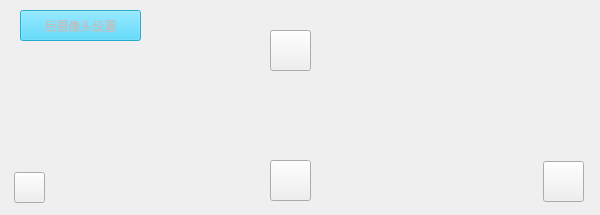
<?xml version="1.0" encoding="UTF-8"?>
<ui version="4.0">
 <class>Rear_Camera_Setting</class>
 <widget class="QDialog" name="Rear_Camera_Setting">
  <property name="geometry">
   <rect>
    <x>0</x>
    <y>0</y>
    <width>600</width>
    <height>215</height>
   </rect>
  </property>
  <property name="windowTitle">
   <string>Dialog</string>
  </property>
  <widget class="QPushButton" name="pushButton">
   <property name="enabled">
    <bool>false</bool>
   </property>
   <property name="geometry">
    <rect>
     <x>20</x>
     <y>10</y>
     <width>121</width>
     <height>31</height>
    </rect>
   </property>
   <property name="styleSheet">
    <string notr="true">background-color:rgb(47, 207, 255)</string>
   </property>
   <property name="text">
    <string>后摄像头设置</string>
   </property>
  </widget>
  <widget class="QPushButton" name="returnButton">
   <property name="geometry">
    <rect>
     <x>14</x>
     <y>172</y>
     <width>31</width>
     <height>31</height>
    </rect>
   </property>
   <property name="styleSheet">
    <string notr="true">background-image:url(:/image/image/return.png)</string>
   </property>
   <property name="text">
    <string/>
   </property>
  </widget>
  <widget class="QPushButton" name="sureButton">
   <property name="geometry">
    <rect>
     <x>543</x>
     <y>161</y>
     <width>41</width>
     <height>41</height>
    </rect>
   </property>
   <property name="text">
    <string/>
   </property>
  </widget>
  <widget class="QPushButton" name="upperButton">
   <property name="geometry">
    <rect>
     <x>270</x>
     <y>30</y>
     <width>41</width>
     <height>41</height>
    </rect>
   </property>
   <property name="text">
    <string/>
   </property>
  </widget>
  <widget class="QPushButton" name="downButton">
   <property name="geometry">
    <rect>
     <x>270</x>
     <y>160</y>
     <width>41</width>
     <height>41</height>
    </rect>
   </property>
   <property name="text">
    <string/>
   </property>
  </widget>
 </widget>
 <resources/>
 <connections/>
</ui>
